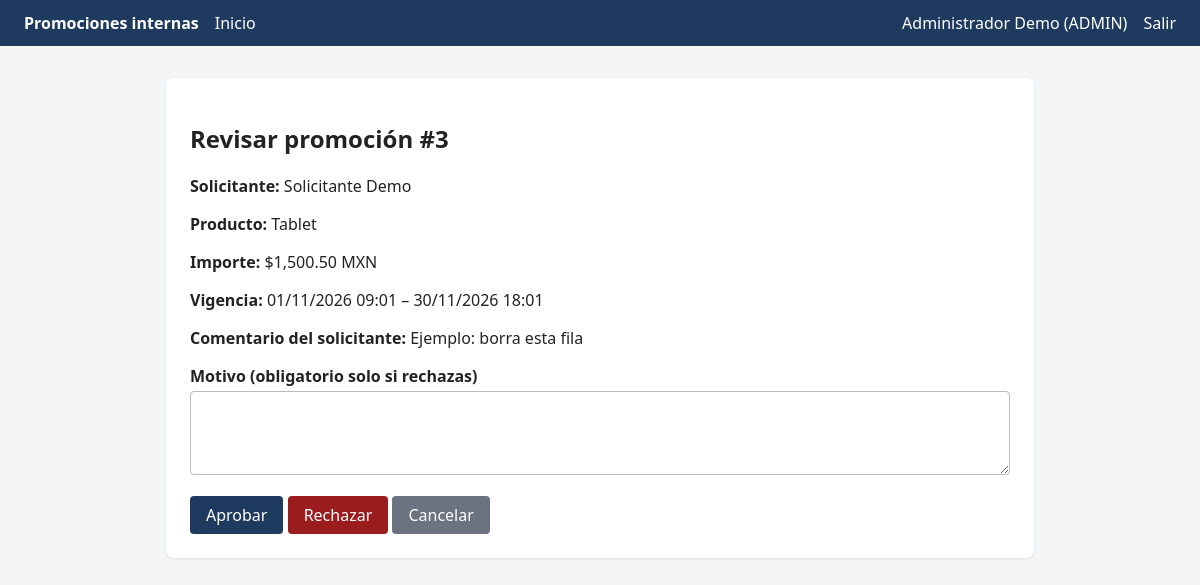
/revisar.php?id=3 (signed in), run on the app's committed database.
### tables this page shows
CREATE TABLE promociones (
        id           INTEGER PRIMARY KEY AUTOINCREMENT,
        producto     VARCHAR(50)  NOT NULL,
        importe      NUMERIC(12,2) NOT NULL,
        moneda       INTEGER NOT NULL DEFAULT 0 CHECK (moneda IN (0, 1)),
        fecha_inicio DATETIME NOT NULL,
        fecha_fin    DATETIME NOT NULL,
        estatus      INTEGER NOT NULL DEFAULT 0 CHECK (estatus IN (0, 1, 2, 3)),
        comentario   VARCHAR(255),
        usuario_id   INTEGER NOT NULL,
        created_at   DATETIME NOT NULL DEFAULT CURRENT_TIMESTAMP,
        FOREIGN KEY (usuario_id) REFERENCES usuarios(id)
    );

CREATE TABLE usuarios (
        id            INTEGER PRIMARY KEY AUTOINCREMENT,
        nombre        VARCHAR(50)  NOT NULL,
        usuario       VARCHAR(30)  NOT NULL UNIQUE,
        password_hash VARCHAR(255) NOT NULL,
        rol           VARCHAR(15)  NOT NULL CHECK (rol IN ("SOLICITANTE", "ADMIN"))
    );

### app/db.php (called while the page is built, shortened)
<?php
function db(): PDO
{
    static $pdo = null;
    if ($pdo === null) {
        $pdo = new PDO('sqlite:' . __DIR__ . '/../database/promociones.sqlite');
        $pdo->setAttribute(PDO::ATTR_ERRMODE, PDO::ERRMODE_EXCEPTION);
        $pdo->setAttribute(PDO::ATTR_DEFAULT_FETCH_MODE, PDO::FETCH_ASSOC);
        $pdo->exec('PRAGMA foreign_keys = ON;');
    }
    return $pdo;
}

### app/promociones.php (called while the page is built, shortened)
<?php
require_once __DIR__ . '/db.php';
function formatear_importe(float|int|string $importe, int $moneda): string
{
    return '$' . number_format((float) $importe, 2) . ' ' . MONEDAS[$moneda];
}
function formatear_fecha(string $fecha): string
{
    return date('d/m/Y H:i', strtotime($fecha));
}
function obtener_promocion(int $id): ?array
{
    $stmt = db()->prepare('
        SELECT p.*, u.nombre AS solicitante
        FROM promociones p
        JOIN usuarios u ON u.id = p.usuario_id
        WHERE p.id = :id
    ');
    $stmt->execute([':id' => $id]);
    return $stmt->fetch() ?: null;
}

### app/auth.php (called while the page is built, shortened)
<?php
require_once __DIR__ . '/db.php';
function h(?string $texto): string
{
    return htmlspecialchars($texto ?? '', ENT_QUOTES, 'UTF-8');
}

### public/revisar.php (the view, shortened to what this page needs)
<?php
require __DIR__ . '/../app/auth.php';
require __DIR__ . '/../app/promociones.php';
$id = (int) ($_GET['id'] ?? 0);
$promo = obtener_promocion($id);
$motivo = '';
require __DIR__ . '/../app/header.php';
?>
<div class="card">
    <h2>Revisar promoción #<?= $id ?></h2>
    <p><strong>Solicitante:</strong> <?= h($promo['solicitante']) ?></p>
    <p><strong>Producto:</strong> <?= h($promo['producto']) ?></p>
    <p><strong>Importe:</strong> <?= h(formatear_importe($promo['importe'], (int) $promo['moneda'])) ?></p>
    <p><strong>Vigencia:</strong> <?= h(formatear_fecha($promo['fecha_inicio'])) ?> –
        <?= h(formatear_fecha($promo['fecha_fin'])) ?></p>
    <p><strong>Comentario del solicitante:</strong> <?= h($promo['comentario'] ?? '—') ?></p>
    <form method="post">
        <label>Motivo (obligatorio solo si rechazas)
            <textarea name="motivo" rows="3" maxlength="255"><?= h($motivo) ?></textarea>
        </label>
        <button type="submit" name="accion" value="aprobar">Aprobar</button>
        <button type="submit" name="accion" value="rechazar" class="peligro">Rechazar</button>
        <a href="index.php" class="btn gris">Cancelar</a>
    </form>
</div>
<?php require __DIR__ . '/../app/footer.php'; ?>

### public/style.css (style rules this page uses)
* { box-sizing: border-box; }
body { font-family: system-ui, sans-serif; margin: 0; background: #f4f5f7; color: #222; }
.card { background: #fff; padding: 1.5rem; border-radius: 8px; box-shadow: 0 1px 3px rgba(0,0,0,.1); }
label { display: block; margin-top: 1rem; font-weight: 600; }
input, select, textarea { width: 100%; padding: .5rem; margin-top: .25rem; border: 1px solid #bbb; border-radius: 4px; font: inherit; }
button, .btn { display: inline-block; margin-top: 1rem; padding: .5rem 1rem; background: #1f3a5f; color: #fff; border: 0; border-radius: 4px; cursor: pointer; text-decoration: none; font: inherit; }
button.peligro { background: #9b1c1c; }
.btn.gris { background: #6b7280; }
.card { overflow-x: auto; }

### data on the page
promociones: usuario.nombre "Solicitante Demo", producto "Tablet", importe+moneda "$1,500.50 MXN", fecha_inicio "01/11/2026 09:01", fecha_fin "30/11/2026 18:01", comentario "Ejemplo: borra esta fila"

### other printed values
$usuario['nombre'] "Administrador Demo"
$usuario['rol'] "ADMIN"
$id "3"
